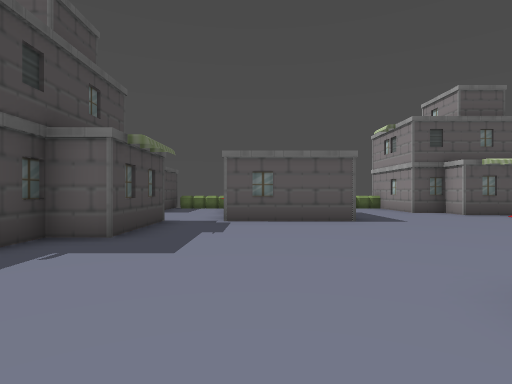
[1] (above)

24 first-person views from a walk through a level from a Godot 3-D game. The camera is 1.3 m above the floor, looks level and sees 80° across. The floor is counted in squares, 2 m on a side. Each view is taken from the middle of a square. On the plan, view 1 faces up. The plan holds only what a view shows up to about 10 squares ahead; the rest is blank. The place goes on beyond the plan. Flat picture figures and markers are not drawn. Characters and animated objects are left out. Some surface patterns are stand-ins.

[2]
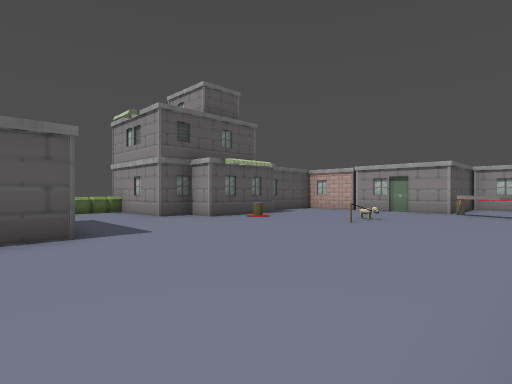

[3]
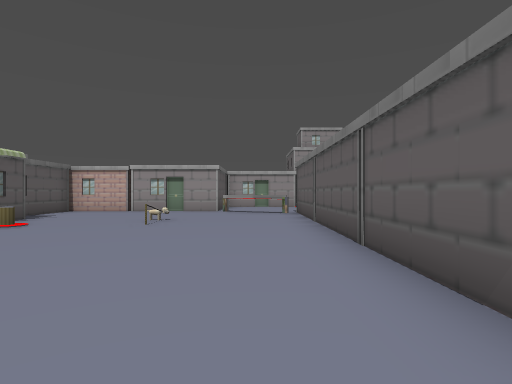

[4]
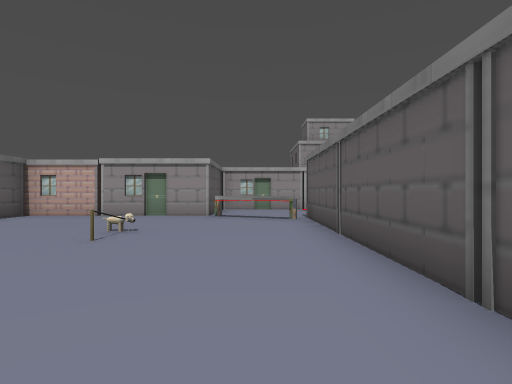

[5]
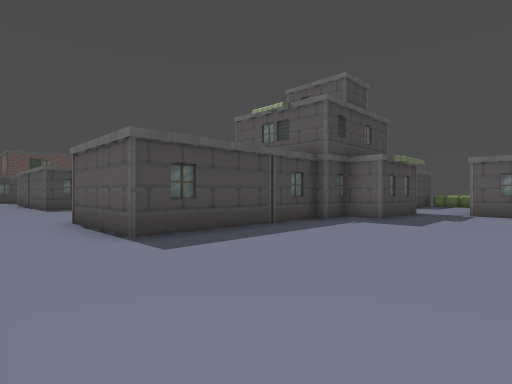

[6]
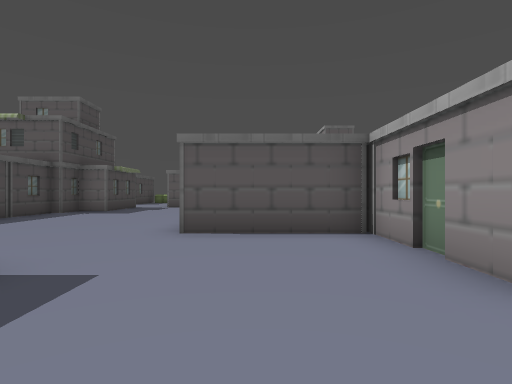

[7]
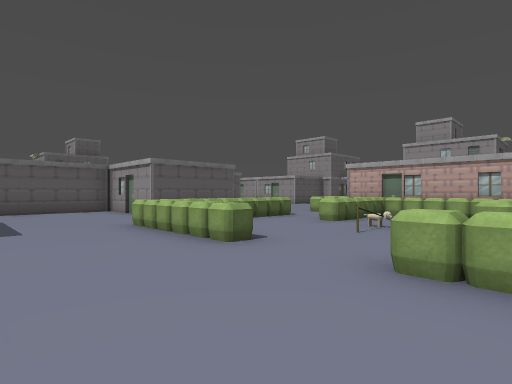

[8]
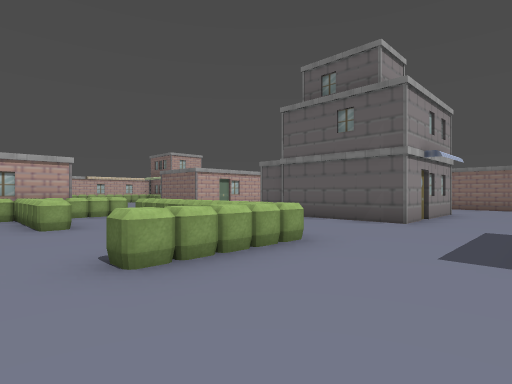

[9]
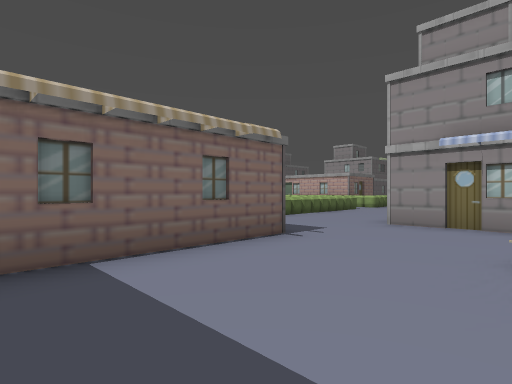

[10]
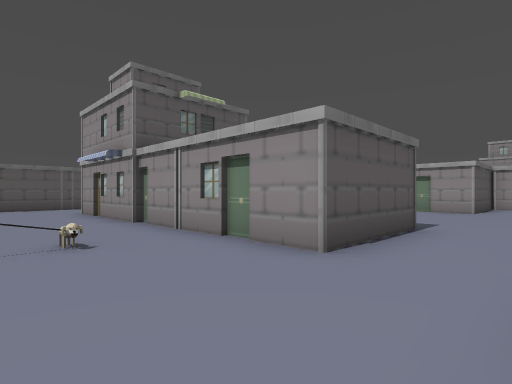

[11]
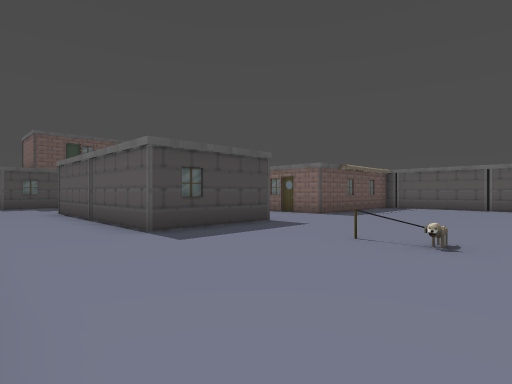

[12]
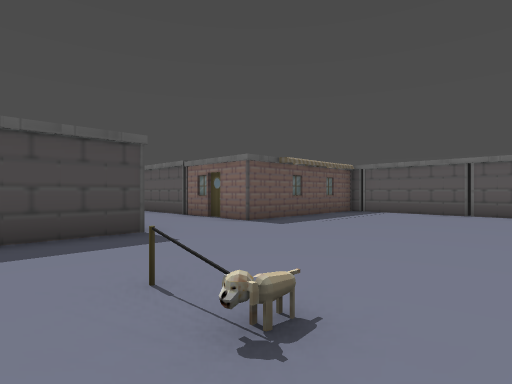

[13]
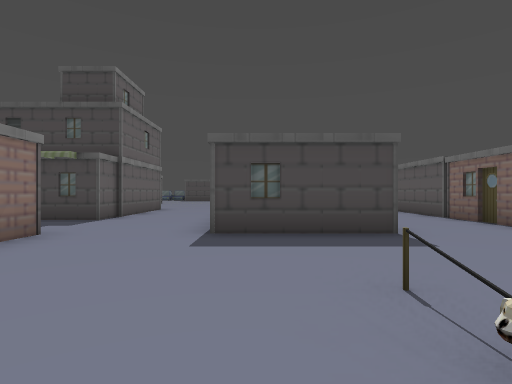

[14]
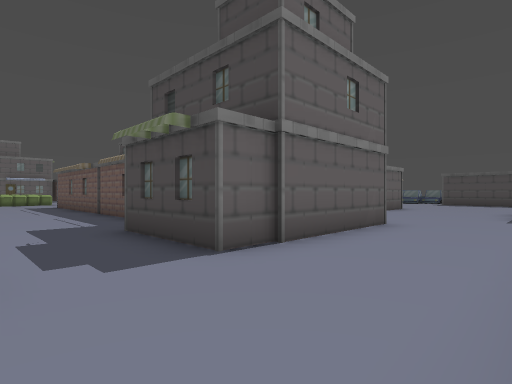

[15]
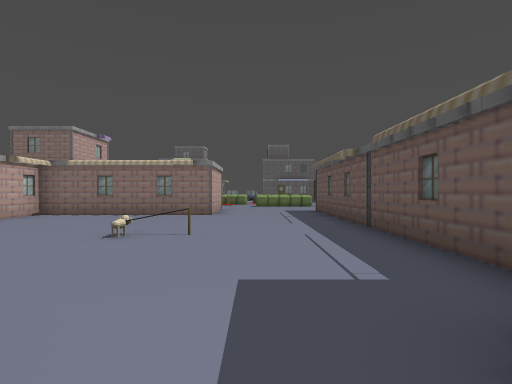

[16]
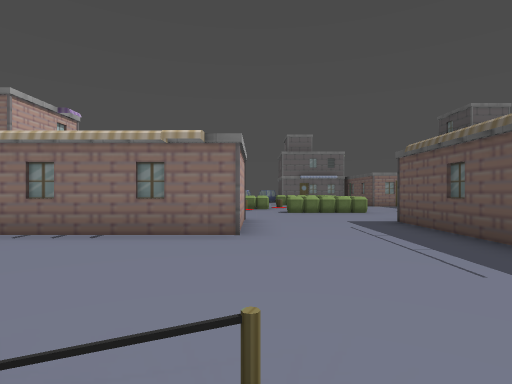

[17]
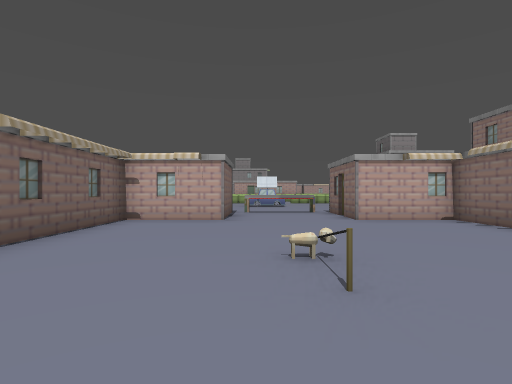

[18]
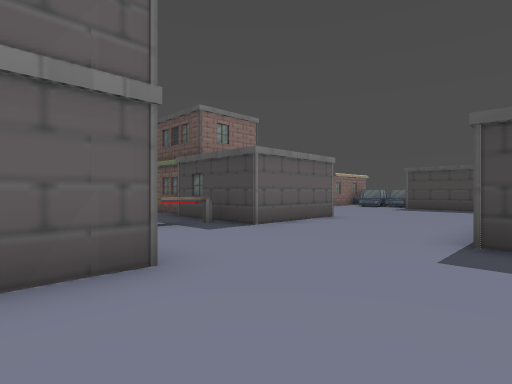

[19]
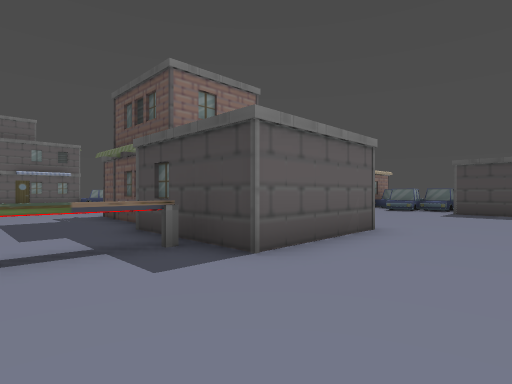

[20]
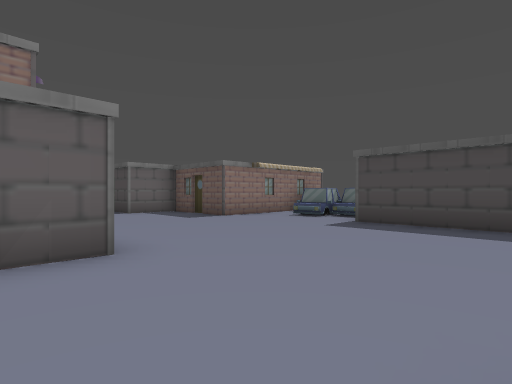

[21]
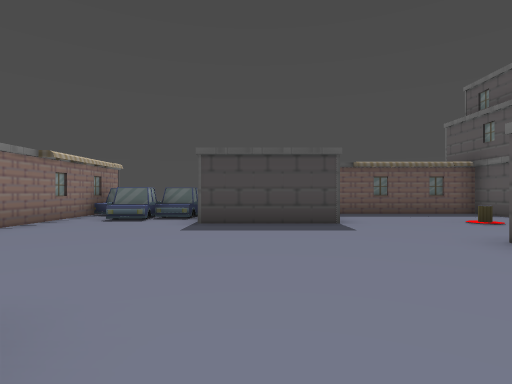

[22]
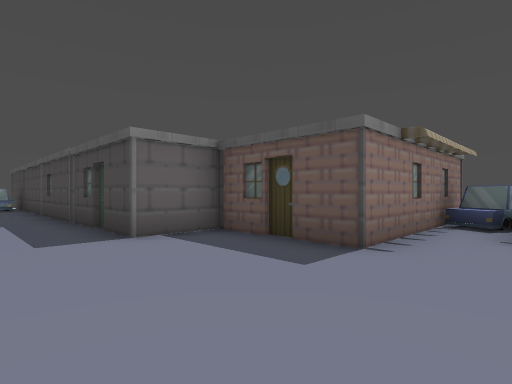

[23]
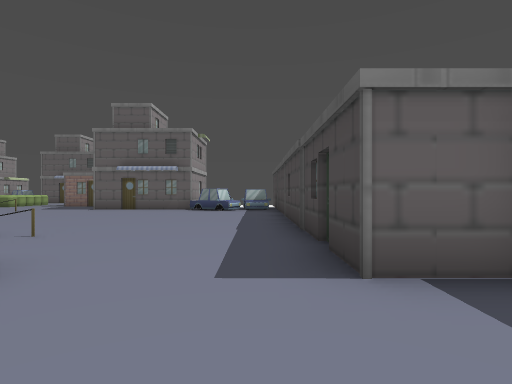

[24]
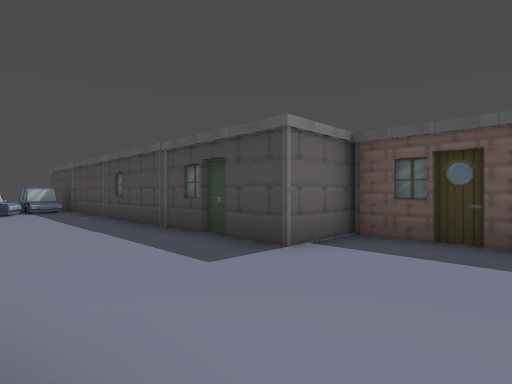

### Floor plan
Key: @ floor where view 1 was taken; # wall or solid block; . floor; / step, stairs or slope; = window, fence, low wall or low ledge; ^ raised ledge; B building; G gate; C car; O other object.
Columns run from 33 left of view 1 to 13 right of it. Each row starts with its distance up from view 1.
 10                      ###B#     ..   ..##
  9                      #.....    ..   ...##BB.B
  8                      #......   ..   ....O....
  7                      #.....#   ..###.........#
  6                      #.....#   #............B#
  5                 ######.....#   #........==...#
  4                  ..........B  B.............G#.
  3  ##                ........#  ..............G..
  2  #..                 #.....#  .............#...
  1  #..O                #...=.B  .....B  B  B
  0  B....               #.....#  ...@.#
 -1  #......    ...............###.....####
 -2   ....................................B
 -3     ...................B..............#
 -4     ...........###B#..            ....###
 -5   B ...........    #..             ...
 -6  CC......B  #GG    #.. ####        ..^^^^^.^
 -7 CCC/.....   ...    .......#       ...^.....^
 -8 CC.......   ...   #.......###     ...^..^^^#
 -9 #####..... #..    #..........G    ...^.... #
-10     #..... #..    #..==......G    .....=.  #
-11    B#..... B..    #..........G    ...^..^^^B
-12       #.......    #.......#       ...^.....#
-13       B....=..    #.......#       ...^^^^^.^
-14       #.....      #...#####       ......
-15       #......     #...            ......
-16       #.......    ....        ####.....
-17      BB........  .....        .......###B
-18       #........  .....        .......
-19       #.O......  .^^^.        ... ...

Where each view was taken, in squares from view 1:
view 1: 0 up, 0 right, facing up
view 2: 2 up, 1 right, facing up-right
view 3: 3 up, 1 right, facing right
view 4: 3 up, 3 right, facing right
view 5: 3 down, 1 right, facing up-left
view 6: 6 down, 3 right, facing up
view 7: 12 down, 1 right, facing up-right
view 8: 10 down, 1 right, facing down-right
view 9: 19 down, 3 left, facing up-right
view 10: 3 down, 9 left, facing up-right
view 11: 3 down, 7 left, facing up-left
view 12: 0 up, 7 left, facing up-left
view 13: 0 up, 7 left, facing left
view 14: 1 down, 12 left, facing down-left
view 15: 5 down, 13 left, facing down
view 16: 9 down, 12 left, facing down
view 17: 9 down, 14 left, facing right
view 18: 1 down, 17 left, facing down-left
view 19: 3 down, 19 left, facing down-left
view 20: 2 down, 23 left, facing down-left
view 21: 4 down, 23 left, facing left
view 22: 7 down, 25 left, facing down-left
view 23: 9 down, 26 left, facing down
view 24: 9 down, 24 left, facing down-left
